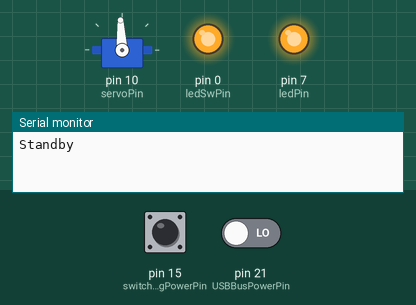
The sketch below on a simulated Arduino Leonardo, built with avr-gcc and run on an emulated ATmega32U4. Parts: servo, output pins drawn as LEDs (lit = HIGH), the last lines printed to the serial monitor. Inputs (shaded band) come from the test bench; at power-on: pin 15 (switchingPowerPin) HIGH, pin 21 (USBBusPowerPin) LOW. Pins used as bus, display or sensor lines are not drawn.

Above: at 1.4 s.
1.5 s: pin 15 (switchingPowerPin) pulled LOW for 0.15 s
At 31.6 s:
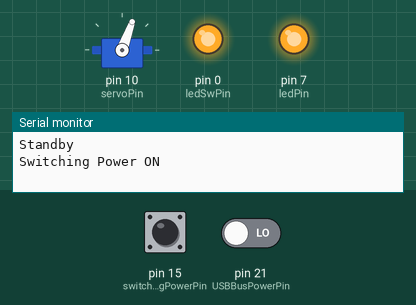
At 32.7 s:
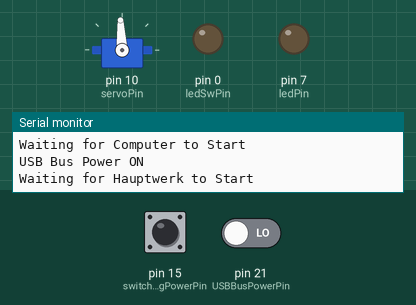
Timing chart, 0 to 33.0 s (numbered marks = the images above; inputs shaded):
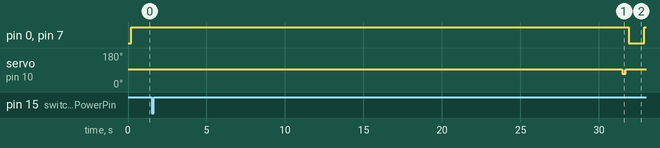

Measured:
- after the input at 1.5 s, pin 0 (ledSwPin), pin 7 (ledPin): HIGH → LOW after 30.4 s, → HIGH 1.0 s later; servo on pin 10 (servoPin): 93° → 70° after 30.0 s, → 93° 0.20 s later

The sketch:

StMicksM4_V3.ino
```cpp
/*
    St Michaels Sourhampton
    Power Controller Software for :
    32u4 Adafruit Itsy Bitsy
    Mac Machine - servo start
    Console control voltage sense
    Single LED
    HW sends MIDI note-on / note-off on ch=16 note=32 to signal audio engine start and stop
    Sends MIDI program change on ch-16 program=127 to shut computer down
    Romsey OrganWorks
    Paul Kuzan
    13/07/2023
*/

#include <Servo.h>
#include <MIDIUSB.h>

#define STATE_STANDBY 1
#define STATE_COMPUTER_STARTING 2
#define STATE_HW_STARTING 3
#define STATE_RUNNING 4
#define STATE_COMPUTER_STOPPRING 5

#define STATE_LED_OFF 1
#define STATE_LED_ON 2
#define STATE_LED_FLASH_SLOW 3
#define STATE_LED_FLASH_FAST 4

#define STATE_AUDIO_OFF 1
#define STATE_AUDIO_ON 2

//Controls servo to start Mac
const int servoPin = 10;

//Uses USB bus power to detect when Mac has actually started and shutdown
//Logic is inverted by opto-isolator
const int USBBusPowerPin = 21;

//Console switching power
//Logic is inverted by opto-isolator
const int switchingPowerPin = 15;

//Status LED on board
const int ledPin = 7;
//Status LED on pushputton
const int ledSwPin = 0;

//Controls audio - probably via a contactor or relay - last on, first off
const int audioPowerPin = 1;

//Controls aux peripherals - follows USB bus power
const int auxPowerPin = 2;

// Push button
const int pushButtonPin = 18;

// Aux Input
const int auxInPin = 19;

//Shuts down Mac by sending a MIDI Program Change 127 on Channel 16.
const byte midiChannel = 15;
const byte midiShutdownPC = 120;
//Receieves MIDI Note on / off to indicate if HW audio engine has started or stopped
const byte midiAudioEngineStateNote = 32;

Servo servo;

//Power LED flash  interval
const unsigned long onFlashInterval = 1000UL;
const unsigned long offFlashInterval = 200UL;

unsigned long previousMillis = 0;
bool ledFlashState;

volatile byte state;
volatile byte audioEngineState;
volatile byte ledState;

bool justTransitioned = false;
bool ledStateJustTransitioned = false;

void setup() {
  Serial.begin(9600);

  initServo();

  pinMode(pushButtonPin, INPUT_PULLUP);
  pinMode(auxInPin, INPUT_PULLUP);

  pinMode(USBBusPowerPin, INPUT);
  pinMode(switchingPowerPin, INPUT);

  pinMode(audioPowerPin, OUTPUT);
  pinMode(auxPowerPin, OUTPUT);

  pinMode(ledPin, OUTPUT);
  pinMode(ledSwPin, OUTPUT);

  transitionTo(STATE_STANDBY);
}

void loop() {
  doStateMachine();
  doLEDStateMachine();
}

//The Main State Machine
void doStateMachine() {
  switch (state) {
    case STATE_STANDBY:
      {
        if (justTransitioned) {
          Serial.print("Standby\n");

          transitionLEDState(STATE_LED_ON);
          switchOffAudio();
          switchOffAux();
          audioEngineState = STATE_AUDIO_OFF;

          justTransitioned = false;
        }

        if (digitalRead(switchingPowerPin) == LOW) {
          Serial.print("Switching Power ON\n");

          switchOnAux();
          delay(30000);
          switchOnMac();

          transitionTo(STATE_COMPUTER_STARTING);
        }
        break;
      }

    case STATE_COMPUTER_STARTING:
      {
        if (justTransitioned) {
          Serial.print("Waiting for Computer to Start\n");

          justTransitioned = false;
        }

        if (digitalRead(USBBusPowerPin) == LOW) {
          Serial.print("USB Bus Power ON\n");

          transitionLEDState(STATE_LED_FLASH_SLOW);

          transitionTo(STATE_HW_STARTING);
        }
        break;
      }

    case STATE_HW_STARTING:
      {
        if (justTransitioned) {
          Serial.print("Waiting for Hauptwerk to Start\n");

          justTransitioned = false;
        }

        readMIDI();

        if (audioEngineState == STATE_AUDIO_ON) {
          switchOnAudio();
          transitionTo(STATE_RUNNING);
        }
        break;
      }

    case STATE_RUNNING:
      {
        if (justTransitioned) {
          Serial.print("Hauptwerk Started\n");

          transitionLEDState(STATE_LED_OFF);

          justTransitioned = false;
        }

        if (digitalRead(switchingPowerPin) == HIGH) {
          Serial.print("Switching Power OFF\n");

          switchOffAudio();
          delay(10000);
          switchOffMac();

          transitionTo(STATE_COMPUTER_STOPPRING);
        }
        break;
      }

    case STATE_COMPUTER_STOPPRING:
      {
        if (justTransitioned) {
          Serial.print("Computer Stopping\n");

          transitionLEDState(STATE_LED_FLASH_FAST);

          justTransitioned = false;
        }

        if (digitalRead(USBBusPowerPin) == HIGH) {
          Serial.print("Computer OFF\n");

          transitionTo(STATE_STANDBY);
        }
        break;
      }
  }
}

//The State Machine for the Power LED
void doLEDStateMachine() {
  switch (ledState) {
    case STATE_LED_OFF:
      {
        if (ledStateJustTransitioned) {
          updateLED(false);

          ledStateJustTransitioned = false;
        }

        break;
      }
    case STATE_LED_ON:
      {
        if (ledStateJustTransitioned) {
          updateLED(true);

          ledStateJustTransitioned = false;
        }

        break;
      }
    case STATE_LED_FLASH_SLOW:
      {
        if (ledStateJustTransitioned) {
          //Do nothing
          ledStateJustTransitioned = false;
        }

        doFlash(onFlashInterval);

        break;
      }
    case STATE_LED_FLASH_FAST:
      {
        if (ledStateJustTransitioned) {
          //Do nothing
          ledStateJustTransitioned = false;
        }

        doFlash(offFlashInterval);

        break;
      }
  }
}

void transitionTo(byte newState) {
  justTransitioned = true;
  state = newState;
}

void transitionLEDState(byte newLEDState) {
  ledStateJustTransitioned = true;
  ledState = newLEDState;
}

void doFlash(unsigned long interval) {
  unsigned long currentMillis = millis();
  if (currentMillis - previousMillis > interval) {
    previousMillis = currentMillis;
    updateLED(!ledFlashState);
  }
}

//Actually turn on or off the power to led
void updateLED(bool newLEDFlashState) {
  ledFlashState = newLEDFlashState;

  if (ledFlashState) {
    digitalWrite(ledPin, HIGH);
    digitalWrite(ledSwPin, HIGH);
  } else {
    digitalWrite(ledPin, LOW);
    digitalWrite(ledSwPin, LOW);
  }
}

void readMIDI() {
  midiEventPacket_t rx = MidiUSB.read();
  switch (rx.header) {
    case 0:
      break;  //No pending events

    case 0x9:
      Serial.print("Note On\n");
      onNoteOn(
        rx.byte1 & 0xF,  //channel
        rx.byte2,        //pitch
        rx.byte3         //velocity
      );
      break;

    case 0x8:
      Serial.print("Note Off\n");
      onNoteOff(
        rx.byte1 & 0xF,  //channel
        rx.byte2,        //pitch
        rx.byte3         //velocity
      );
      break;
  }
}

void onNoteOn(byte channel, byte note, byte velocity) {
  if (isMidiAudioEngineStateNote(channel, note)) {
    Serial.print("Audio Engine Started\n");
    audioEngineState = STATE_AUDIO_ON;
  }
}

void onNoteOff(byte channel, byte note, byte velocity) {
  if (isMidiAudioEngineStateNote(channel, note)) {
    Serial.print("Audio Engine Stopped\n");
    audioEngineState = STATE_AUDIO_OFF;
  }
}

bool isMidiAudioEngineStateNote(byte channel, byte note) {
  if (channel == midiChannel) {
    if (note == midiAudioEngineStateNote) {
      return true;
    }
  }
  return false;
}

void sendProgramChange(byte channel, byte program) {
  midiEventPacket_t pc = { 0x0C, 0xC0 | channel, program, 0 };
  MidiUSB.sendMIDI(pc);
  MidiUSB.flush();
}

void switchOnAudio() {
  digitalWrite(audioPowerPin, HIGH);
}

void switchOffAudio() {
  digitalWrite(audioPowerPin, LOW);
}

void switchOnAux() {
  digitalWrite(auxPowerPin, HIGH);
}

void switchOffAux() {
  digitalWrite(auxPowerPin, LOW);
}

void switchOnMac() {
  //Moves the servo to mechanically switch on Mac
  servo.attach(servoPin);
  servo.write(70);
  delay(200);
  servo.writeMicroseconds(1500);
  delay(200);
  servo.detach();
}

void switchOffMac() {
  sendProgramChange(midiChannel, midiShutdownPC);
}

void initServo() {
  servo.attach(servoPin);
  servo.writeMicroseconds(1500);
  delay(200);
  servo.detach();
}
```
